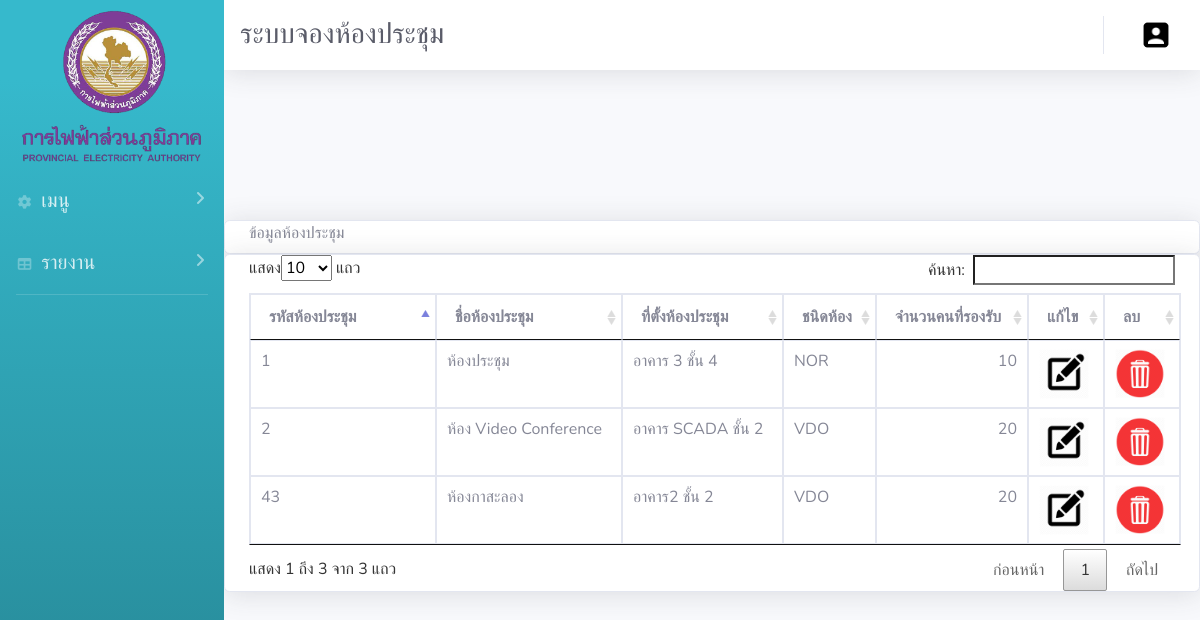
The app's page /display_room.php, older data.
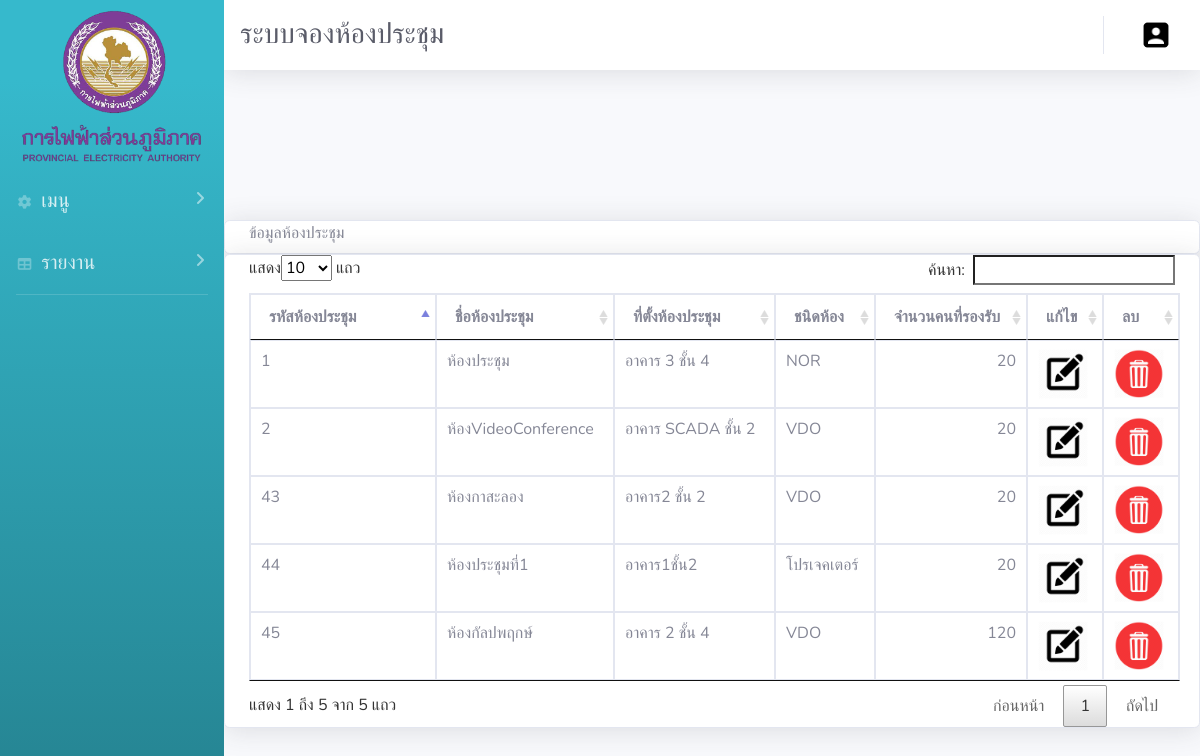
The same page, newer data.
### tables this page shows
CREATE TABLE `room_tb` (
  `room_id` int(10) NOT NULL,
  `room_name` varchar(255) NOT NULL,
  `room_owner` varchar(255) NOT NULL,
  `room_owner_th` varchar(255) NOT NULL,
  `room_location` varchar(255) NOT NULL,
  `room_type` varchar(255) NOT NULL,
  `room_size` varchar(255) NOT NULL,
  `room_lcd` varchar(255) NOT NULL,
  `room_status` int(1) NOT NULL,
  `username` varchar(50) NOT NULL
);

### display_room.php (the view, shortened to what this page needs)
<!DOCTYPE html>
<html>
<head>
    <link rel='stylesheet' href='https://cdnjs.cloudflare.com/ajax/libs/twitter-bootstrap/4.1.3/css/bootstrap.min.css'>
        <link rel='stylesheet' href='https://cdnjs.cloudflare.com/ajax/libs/font-awesome/5.8.1/css/all.min.css'>
        <link rel='stylesheet' href='https://cdnjs.cloudflare.com/ajax/libs/bootstrap-datetimepicker/4.17.47/css/bootstrap-datetimepicker.min.css'>
    <link href="css/sb-admin-2.min.css" rel="stylesheet">
        <link href="vendor/fontawesome-free/css/all.min.css" rel="stylesheet" type="text/css">
        <link rel="stylesheet" href="css/index_admin.css">
<link rel="stylesheet" href="js/fullcalendar-5.3.0/lib/main.css">
<link rel="stylesheet" type="text/css" href="datatables.css"/>
<link rel="stylesheet" type="text/css" href="datatables.css"/>
	<?php
require('configDB.php');
 $conn=$DBconnect;
 $sql = "SELECT * FROM `room_tb` WHERE `room_id`";
 $result_room = mysqli_query($conn,$sql);
	?>
</head>
<body>
<div id="wrapper">
<ul class="navbar-nav bg-gradient-info sidebar sidebar-dark accordion fixed-left"   id="accordionSidebar">
    <a class="sidebar-brand d-flex align-items-center justify-content-center" href="#"style="margin-top:50px;" onclick="backindex()">
      <div class="sidebar-brand-icon">
        <i><img src="img/icon.png" style="width:200px;"></i>
      </div>
    </a>
    <li class="nav-item" style="margin-top:50px;">
   <a class="nav-link collapsed" href="#" data-toggle="collapse" data-target="#collapseTwo" aria-expanded="true" aria-controls="collapseTwo">
     <i class="fas fa-fw fa-cog"></i>
     <span class="textsize" style="font-size:20px;">เมนู</span>
   </a>
 </li>
 <li class="nav-item">
   <a class="nav-link collapsed" href="#" data-toggle="collapse" data-target="#collapseUtilities" aria-expanded="true" aria-controls="collapseUtilities">
     <i class="fas fa-fw fa-table"></i>
     <span style="font-size:20px;">รายงาน</span>
   </a>
 </li>
 <hr class="sidebar-divider d-none d-md-block">
</ul>
<div id="content-wrapper" class="d-flex flex-column">
<div id="content">
 <nav class="navbar navbar-expand navbar-light bg-white topbar mb-4 static-top shadow">
 <h1 class="h3 mb-0 text-gray-800">ระบบจองห้องประชุม</h1>
   <ul class="navbar-nav ml-auto">
     <li class="nav-item dropdown no-arrow">
       <a class="nav-link dropdown-toggle" href="#" id="userDropdown" role="button" data-toggle="dropdown" aria-haspopup="true" aria-expanded="false">
         <img class="img-profile rounded-circle material-icons" src="img/account.png">
       </a>
     </li>
   </ul>
 </nav>
<div class="card shadow container-md" style="margin-top:150px;">
<label for="text" >ข้อมูลห้องประชุม</label>
</div>
<div class="card shadow container-md mb-5">
		<table class="table table-bordered" id="myTable">
  <thead>
    <tr>
      <th>รหัสห้องประชุม</th>
      <th>ชื่อห้องประชุม</th>
      <th>ที่ตั้งห้องประชุม</th>
      <th>ชนิดห้อง</th>
      <th>จำนวนคนที่รองรับ</th>
      <th>แก้ไข</th>
      <th>ลบ</th>
    </tr>
  </thead>
  <tbody>
     <?php
  while($row = $result_room->fetch_assoc()){
    ?>
    <tr>
      <td><?=$row['room_id'];?></td>
      <td><?=$row['room_name'];?></td>
      <td><?=$row['room_location'];?></td>
      <td><?=$row['room_type'];?></td>
      <td style="text-align: right;"><?=$row['room_size'];?></td>
      <td><a href="room_updateform.php?room_id=<?=$row['room_id'];?>"><img src="upload/Edit-512.png" style="width:50px;"></a></td>
      <td><a href="room_delete.php?room_id=<?=$row['room_id'];?>" onClick="return window.confirm('แน่ใจเหรอ?')"><img src="upload/47-512.png" style="width:50px;"></a></td>
    </tr>
    <?php }?>
  </tbody>
</table>
</div>
</body>
</html>

Row changes from the older to the newer data that the page shows:
changed room_tb "ห้องประชุม": room_size "10" → "20"
changed room_tb "อาคาร SCADA ชั้น 2": room_name "ห้อง Video Conference" → "ห้องVideoConference"
added room_tb: room_id "44", room_name "ห้องประชุมที่1", room_location "อาคาร1ชั้น2", room_type "โปรเจคเตอร์", room_size "20"
added room_tb: room_id "45", room_name "ห้องกัลปพฤกษ์", room_location "อาคาร 2 ชั้น 4", room_type "VDO", room_size "120"
Text that changed along with them:
text written by a page script: "แสดง แถว ค้นหา: แสดง 1 ถึง 3 จาก 3 แถว ก่อนหน้า 1 ถัดไป" → "แสดง แถว ค้นหา: แสดง 1 ถึง 5 จาก 5 แถว ก่อนหน้า 1 ถัดไป"
